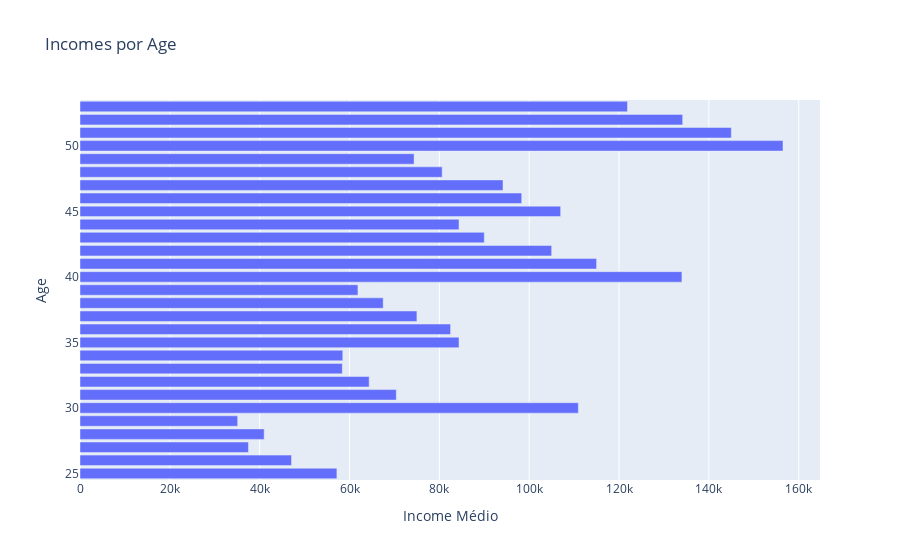

The code cell stored with this chart in its notebook:
### Markdown cell above
Todos os graduados mestres tem um alto score de crédito e os baichareis e doutores tem créditos altos e médios.

### Code cell
# Gráfico de barra Income por idade
# Agrupando os dados por idade e calculando a média do salario para cada idade
salario_por_profissao = df.groupby('Age')['Income'].mean().reset_index()

# Criando o gráfico de barras horizontais, muito semelhante a biblioteca matplot
fig = px.bar(salario_por_profissao, x='Income', y='Age', orientation='h',
             title='Incomes por Age',
             labels={'Income': 'Income Médio', 'Age': 'Age'})

# Exibindo o gráfico
fig.show()

### Figure 1 — Plotly figure (JSON) as saved in the notebook; plotly's stock layout.template omitted (floating-point values rounded to 4 significant figures)
{"data": [{"alignmentgroup": "True", "hovertemplate": "Income Médio=%{x}<br>Age=%{y}<extra></extra>", "legendgroup": "", "marker": {"color": "#636efa", "pattern": {"shape": ""}}, "name": "", "offsetgroup": "", "orientation": "h", "showlegend": false, "textposition": "auto", "type": "bar", "x": [57190.0, 47080.0, 37500, 41000, 35100, 110900.0, 70420.0, 64375, 58400, 58500, 84375, 82500, 75000, 67500, 61875, 134000, 115000, 105000, 90000, 84375, 107000, 98330.0, 94170.0, 80625, 74375, 156500, 145000, 134200.0, 121875], "xaxis": "x", "y": [25, 26, 27, 28, 29, 30, 31, 32, 33, 34, 35, 36, 37, 38, 39, 40, 41, 42, 43, 44, 45, 46, 47, 48, 49, 50, 51, 52, 53], "yaxis": "y"}], "layout": {"barmode": "relative", "legend": {"tracegroupgap": 0}, "title": {"text": "Incomes por Age"}, "xaxis": {"anchor": "y", "domain": [0, 1], "title": {"text": "Income Médio"}}, "yaxis": {"anchor": "x", "domain": [0, 1], "title": {"text": "Age"}}}}
